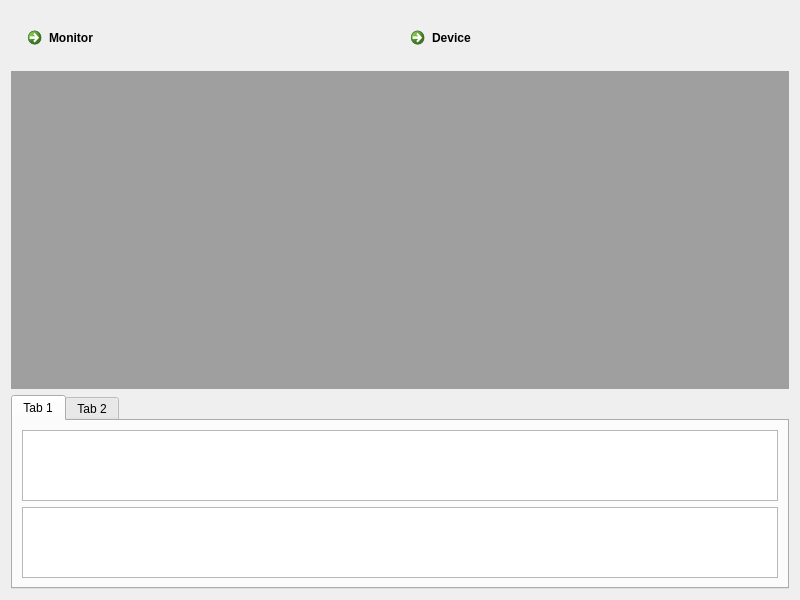
<?xml version="1.0" encoding="UTF-8"?>
<ui version="4.0">
 <class>MainWnd</class>
 <widget class="QWidget" name="MainWnd">
  <property name="geometry">
   <rect>
    <x>0</x>
    <y>0</y>
    <width>800</width>
    <height>600</height>
   </rect>
  </property>
  <property name="windowTitle">
   <string>MainUI</string>
  </property>
  <layout class="QVBoxLayout" name="verticalLayout_3" stretch="2,0,1">
   <item>
    <widget class="QStackedWidget" name="stackedWidget">
     <widget class="QWidget" name="page_3">
      <layout class="QHBoxLayout" name="horizontalLayout">
       <item>
        <widget class="QCommandLinkButton" name="cmdLinkBtnMonitor">
         <property name="text">
          <string>Monitor</string>
         </property>
         <property name="checkable">
          <bool>true</bool>
         </property>
        </widget>
       </item>
       <item>
        <widget class="QCommandLinkButton" name="cmdLinkBtnDevice">
         <property name="text">
          <string>Device</string>
         </property>
         <property name="checkable">
          <bool>true</bool>
         </property>
        </widget>
       </item>
      </layout>
     </widget>
     <widget class="QWidget" name="page_4"/>
    </widget>
   </item>
   <item>
    <widget class="QMdiArea" name="mdiArea"/>
   </item>
   <item>
    <widget class="QTabWidget" name="tabWidgetLogInfo">
     <property name="currentIndex">
      <number>0</number>
     </property>
     <widget class="QWidget" name="tab">
      <attribute name="title">
       <string>Tab 1</string>
      </attribute>
      <layout class="QVBoxLayout" name="verticalLayout_2">
       <item>
        <widget class="QTextEdit" name="textEdit"/>
       </item>
       <item>
        <widget class="QTableWidget" name="tableWidget"/>
       </item>
      </layout>
     </widget>
     <widget class="QWidget" name="tab_2">
      <attribute name="title">
       <string>Tab 2</string>
      </attribute>
      <layout class="QVBoxLayout" name="verticalLayout">
       <item>
        <widget class="QTableView" name="tableView"/>
       </item>
      </layout>
     </widget>
    </widget>
   </item>
  </layout>
 </widget>
 <resources/>
 <connections/>
</ui>
